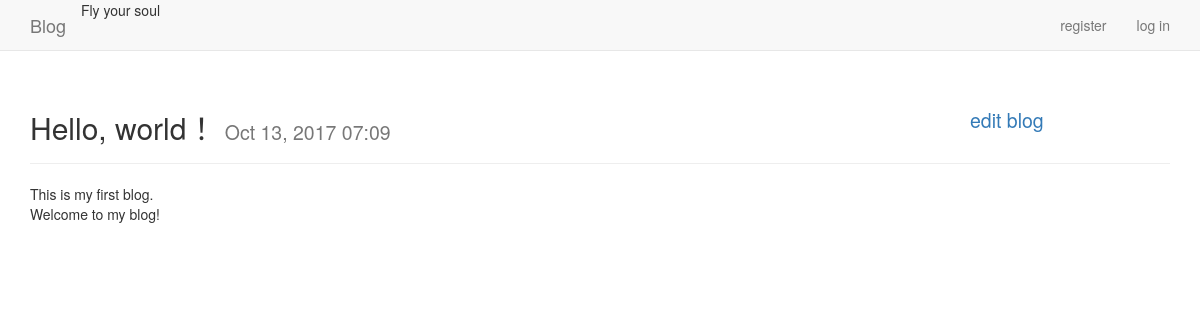
Screenshot of /blogpost/1/ with the database file from the repository.
### blogs/models.py (models this page shows, shortened)
class BlogPost(models.Model):
    title = models.CharField(max_length=200)
    text = models.TextField()
    date_added = models.DateTimeField(default=timezone.now)
    owner = models.ForeignKey(User)

### blogs/views.py (the view)
# urls.py: url(r'^blogpost/(?P<blogpost_id>\d+)/$', views.blogpost, name='blogpost'),
def blogpost(request, blogpost_id):
    blogpost = BlogPost.objects.get(id=blogpost_id)
    context = {'blogpost': blogpost}
    return render(request, 'blogs/blogpost.html', context)

### blogs/templates/blogs/blogpost.html
{% extends "blogs/base.html" %}
{% block header %}
	<h2>{{ blogpost.title }}
	  <small><span>
	  	{{ blogpost.date_added|date:'M d, Y H:i' }}
	  </span>
	  <span style="float:right; width: 200px;vertical-align:bottom">
	  	<a href="{% url 'blogs:edit_blog' blogpost.id %}">edit blog</a>
	  </span></small></h2>
{% endblock header %}
{% block content %}
  <div>{{ blogpost.text|linebreaks }}</div>
{% endblock content %}

### rows the page displays
BlogPost: title "Hello, world！", date_added "Oct 13, 2017 07:09", text "This is my first blog. Welcome to my blog!"
